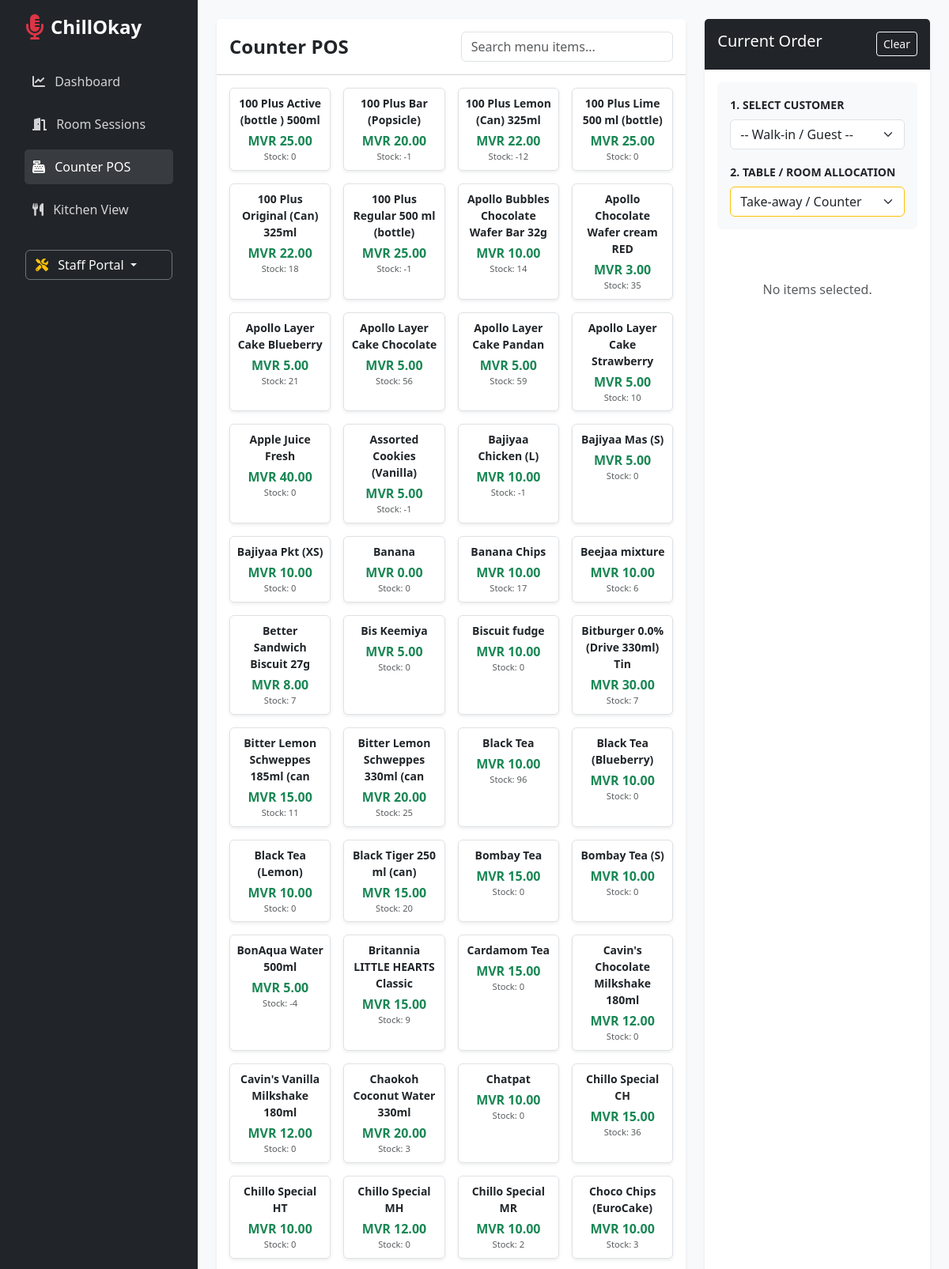
The app's page /karaoke/pos/ (signed in, upper part) with its own data.
### core/models.py (models this page shows, shortened)
class Product(models.Model):
    outlet = models.ForeignKey(Outlet, on_delete=models.CASCADE, related_name='products', null=True)
    name = models.CharField(max_length=200)
    sku = models.CharField(max_length=50, null=True, blank=True)
    category = models.CharField(max_length=100, blank=True, null=True)
    cost_price = models.DecimalField(max_digits=10, decimal_places=2, default=0.00)
    selling_price = models.DecimalField(max_digits=10, decimal_places=2)
    current_stock_level = models.IntegerField(default=0)
    is_favorite = models.BooleanField(default=False)
    image = models.ImageField(upload_to='products/', blank=True, null=True)

### karaoke/views.py (the view)
# urls.py: path('pos/', views.record_sale, name='record_sale'),
@login_required
def record_sale(request):
    outlet = get_user_outlet(request.user)
    return render(request, 'core/pos.html', {
        'products': Product.objects.filter(outlet=outlet),
        'customers': Customer.objects.all(),
        'payment_methods': PAYMENT_METHODS,
        'categories': Product.objects.filter(outlet=outlet).values_list('category', flat=True).distinct()
    })

### karaoke/views.py (called while the page is built)
def get_user_outlet(user):
    try:
        return user.employee.outlet
    except:
        return Outlet.objects.first()

### core/templates/core/pos.html (shortened to what this page needs)
{% extends 'base.html' %}
{% block content %}
<div class="container-fluid p-4">
    <div class="row">
        <div class="col-md-8">
            <div class="card shadow-sm border-0 mb-4">
                <div class="card-header bg-white py-3">
                    <div class="row align-items-center">
                        <div class="col-md-6">
                            <h4 class="mb-0 fw-bold">Counter POS</h4>
                        </div>
                        <div class="col-md-6">
                            <input type="text" id="productSearch" class="form-control" placeholder="Search menu items...">
                        </div>
                    </div>
                </div>
                <div class="card-body" style="height: 75vh; overflow-y: auto;">
                    <div class="row g-3" id="productGrid">
                        {% for product in products %}
                        <div class="col-md-3 product-card" data-name="{{ product.name|lower }}">
                            <div class="card h-100 border text-center p-2 shadow-sm"
                                 onclick="addToCart('{{ product.id }}', '{{ product.name }}', '{{ product.selling_price }}')"
                                 style="cursor: pointer;">
                                <div class="fw-bold mb-1 small">{{ product.name }}</div>
                                <div class="text-success fw-bold">MVR {{ product.selling_price }}</div>
                                <div class="text-muted" style="font-size: 0.7rem;">Stock: {{ product.current_stock_level }}</div>
                            </div>
                        </div>
                        {% endfor %}
                    </div>
                </div>
            </div>
        </div>
        <div class="col-md-4">
            <div class="card shadow-sm border-0 h-100">
                <div class="card-header bg-dark text-white py-3 d-flex justify-content-between">
                    <h5 class="mb-0">Current Order</h5>
                    <button class="btn btn-sm btn-outline-light" onclick="clearCart()">Clear</button>
                </div>
                <div class="card-body d-flex flex-column">
                    <div class="bg-light p-3 rounded mb-3">
                        <div class="mb-3">
                            <label class="form-label small fw-bold text-uppercase">1. Select Customer</label>
                            <select id="customerSelect" class="form-select">
                                <option value="">-- Walk-in / Guest --</option>
                            </select>
                        </div>
                        <div class="mb-0">
                            <label class="form-label small fw-bold text-uppercase">2. Table / Room Allocation</label>
                            <select id="tableSelect" class="form-select border-warning">
                                <option value="Counter">Take-away / Counter</option>
                            </select>
                        </div>
                    </div>
                    <div id="cartItems" class="flex-grow-1 overflow-auto mb-3" style="max-height: 35vh;">
                        <p class="text-center text-muted py-5">No items selected.</p>
                    </div>
                </div>
            </div>
        </div>
    </div>
</div>
{% endblock %}

### core/templates/base.html (style rules this page uses)
body { background-color: #f8f9fa; }

### records on screen
Product: name "100 Plus Active (bottle ) 500ml", selling_price "25.00", current_stock_level "0"
Product: name "100 Plus Bar (Popsicle)", selling_price "20.00", current_stock_level "-1"
Product: name "100 Plus Lemon (Can) 325ml", selling_price "22.00", current_stock_level "-12"
Product: name "100 Plus Lime 500 ml (bottle)", selling_price "25.00", current_stock_level "0"
Product: name "100 Plus Original (Can) 325ml", selling_price "22.00", current_stock_level "18"
Product: name "100 Plus Regular 500 ml (bottle)", selling_price "25.00", current_stock_level "-1"
Product: name "Apollo Bubbles Chocolate Wafer Bar 32g", selling_price "10.00", current_stock_level "14"
Product: name "Apollo Chocolate Wafer cream RED", selling_price "3.00", current_stock_level "35"
Product: name "Apollo Layer Cake Blueberry", selling_price "5.00", current_stock_level "21"
Product: name "Apollo Layer Cake Chocolate", selling_price "5.00", current_stock_level "56"
Product: name "Apollo Layer Cake Pandan", selling_price "5.00", current_stock_level "59"
Product: name "Apollo Layer Cake Strawberry", selling_price "5.00", current_stock_level "10"
Product: name "Apple Juice Fresh", selling_price "40.00", current_stock_level "0"
Product: name "Assorted Cookies (Vanilla)", selling_price "5.00", current_stock_level "-1"
Product: name "Bajiyaa Chicken (L)", selling_price "10.00", current_stock_level "-1"
Product: name "Bajiyaa Mas (S)", selling_price "5.00", current_stock_level "0"
Product: name "Bajiyaa Pkt (XS)", selling_price "10.00", current_stock_level "0"
Product: name "Banana", selling_price "0.00", current_stock_level "0"
Product: name "Banana Chips", selling_price "10.00", current_stock_level "17"
Product: name "Beejaa mixture", selling_price "10.00", current_stock_level "6"
Product: name "Better Sandwich Biscuit 27g", selling_price "8.00", current_stock_level "7"
Product: name "Bis Keemiya", selling_price "5.00", current_stock_level "0"
Product: name "Biscuit fudge", selling_price "10.00", current_stock_level "0"
Product: name "Bitburger 0.0% (Drive 330ml) Tin", selling_price "30.00", current_stock_level "7"
Product: name "Bitter Lemon Schweppes 185ml (can", selling_price "15.00", current_stock_level "11"
Product: name "Bitter Lemon Schweppes 330ml (can", selling_price "20.00", current_stock_level "25"
Product: name "Black Tea", selling_price "10.00", current_stock_level "96"
Product: name "Black Tea (Blueberry)", selling_price "10.00", current_stock_level "0"
Product: name "Black Tea (Lemon)", selling_price "10.00", current_stock_level "0"
Product: name "Black Tiger 250 ml (can)", selling_price "15.00", current_stock_level "20"
Product: name "Bombay Tea", selling_price "15.00", current_stock_level "0"
Product: name "Bombay Tea (S)", selling_price "10.00", current_stock_level "0"
Product: name "BonAqua Water 500ml", selling_price "5.00", current_stock_level "-4"
Product: name "Britannia LITTLE HEARTS Classic", selling_price "15.00", current_stock_level "9"
Product: name "Cardamom Tea", selling_price "15.00", current_stock_level "0"
Product: name "Cavin's Chocolate Milkshake 180ml", selling_price "12.00", current_stock_level "0"
Product: name "Cavin's Vanilla Milkshake 180ml", selling_price "12.00", current_stock_level "0"
Product: name "Chaokoh Coconut Water 330ml", selling_price "20.00", current_stock_level "3"
Product: name "Chatpat", selling_price "10.00", current_stock_level "0"
Product: name "Chillo Special CH", selling_price "15.00", current_stock_level "36"
Product: name "Chillo Special HT", selling_price "10.00", current_stock_level "0"
Product: name "Chillo Special MH", selling_price "12.00", current_stock_level "0"
Product: name "Chillo Special MR", selling_price "10.00", current_stock_level "2"
Product: name "Choco Chips (EuroCake)", selling_price "10.00", current_stock_level "3"
